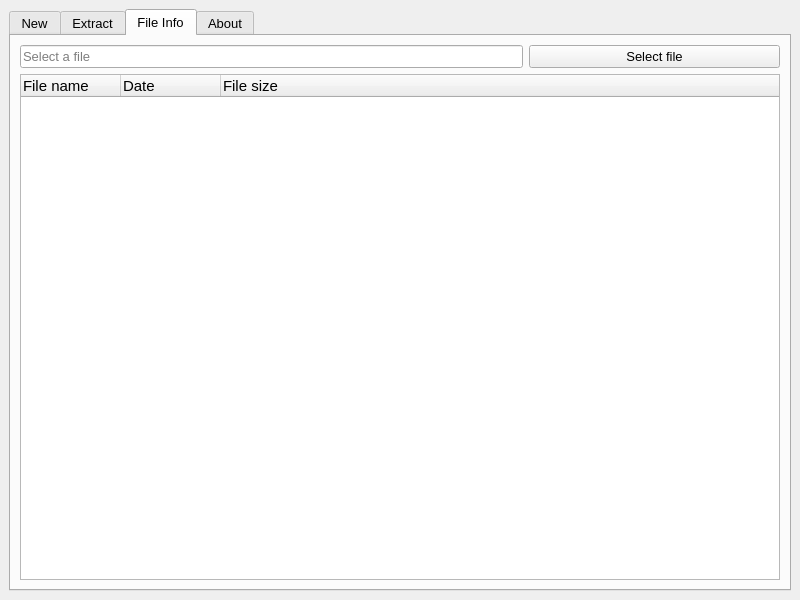
<?xml version="1.0" encoding="UTF-8"?>
<ui version="4.0">
 <class>MainWindow</class>
 <widget class="QMainWindow" name="MainWindow">
  <property name="geometry">
   <rect>
    <x>0</x>
    <y>0</y>
    <width>800</width>
    <height>600</height>
   </rect>
  </property>
  <property name="windowTitle">
   <string>PyZip</string>
  </property>
  <property name="windowIcon">
   <iconset>
    <normaloff>images/icons8-zip-64.png</normaloff>images/icons8-zip-64.png</iconset>
  </property>
  <widget class="QWidget" name="centralwidget">
   <layout class="QGridLayout" name="gridLayout">
    <item row="0" column="0">
     <widget class="QTabWidget" name="tabWidget">
      <property name="font">
       <font>
        <pointsize>10</pointsize>
       </font>
      </property>
      <property name="tabShape">
       <enum>QTabWidget::Rounded</enum>
      </property>
      <property name="currentIndex">
       <number>2</number>
      </property>
      <property name="iconSize">
       <size>
        <width>24</width>
        <height>24</height>
       </size>
      </property>
      <widget class="QWidget" name="NewTab">
       <attribute name="icon">
        <iconset>
         <normalon>images/icons8-add-file-64.png</normalon>
        </iconset>
       </attribute>
       <attribute name="title">
        <string>New</string>
       </attribute>
       <attribute name="toolTip">
        <string>Create new zip</string>
       </attribute>
       <layout class="QGridLayout" name="gridLayout_2">
        <item row="0" column="0">
         <widget class="QTreeWidget" name="NewList">
          <property name="font">
           <font>
            <pointsize>11</pointsize>
           </font>
          </property>
          <column>
           <property name="text">
            <string>File name</string>
           </property>
          </column>
          <column>
           <property name="text">
            <string>Date</string>
           </property>
          </column>
          <column>
           <property name="text">
            <string>File size</string>
           </property>
          </column>
         </widget>
        </item>
        <item row="1" column="0">
         <layout class="QHBoxLayout" name="horizontalLayout">
          <item>
           <widget class="QLineEdit" name="DestinationInput">
            <property name="font">
             <font>
              <pointsize>11</pointsize>
             </font>
            </property>
            <property name="placeholderText">
             <string>Enter the desitnation</string>
            </property>
           </widget>
          </item>
          <item>
           <widget class="QPushButton" name="NewSelectDestBtn">
            <property name="font">
             <font>
              <pointsize>8</pointsize>
             </font>
            </property>
            <property name="text">
             <string>Select Folder</string>
            </property>
           </widget>
          </item>
         </layout>
        </item>
        <item row="2" column="0">
         <widget class="QSplitter" name="splitter">
          <property name="orientation">
           <enum>Qt::Horizontal</enum>
          </property>
          <widget class="QPushButton" name="AddFileBtn">
           <property name="font">
            <font>
             <pointsize>10</pointsize>
            </font>
           </property>
           <property name="text">
            <string>Add file</string>
           </property>
           <property name="icon">
            <iconset>
             <normaloff>images/icons8-plus-24.png</normaloff>images/icons8-plus-24.png</iconset>
           </property>
          </widget>
          <widget class="QPushButton" name="RemoveFileBtn">
           <property name="font">
            <font>
             <pointsize>10</pointsize>
            </font>
           </property>
           <property name="text">
            <string>Remove file</string>
           </property>
           <property name="icon">
            <iconset>
             <normaloff>images/icons8-erase-64.png</normaloff>images/icons8-erase-64.png</iconset>
           </property>
           <property name="iconSize">
            <size>
             <width>24</width>
             <height>24</height>
            </size>
           </property>
          </widget>
          <widget class="QPushButton" name="ClearListBtn">
           <property name="font">
            <font>
             <pointsize>10</pointsize>
            </font>
           </property>
           <property name="text">
            <string>Clear list</string>
           </property>
           <property name="icon">
            <iconset>
             <normaloff>images/icons8-refresh-16.png</normaloff>images/icons8-refresh-16.png</iconset>
           </property>
           <property name="iconSize">
            <size>
             <width>24</width>
             <height>24</height>
            </size>
           </property>
          </widget>
          <widget class="QPushButton" name="CreateZipBtn">
           <property name="font">
            <font>
             <pointsize>10</pointsize>
            </font>
           </property>
           <property name="text">
            <string>Create zip</string>
           </property>
           <property name="icon">
            <iconset>
             <normaloff>images/icons8-add-file-64.png</normaloff>images/icons8-add-file-64.png</iconset>
           </property>
           <property name="iconSize">
            <size>
             <width>24</width>
             <height>24</height>
            </size>
           </property>
          </widget>
         </widget>
        </item>
       </layout>
      </widget>
      <widget class="QWidget" name="ExtractTab">
       <attribute name="icon">
        <iconset>
         <normaloff>images/icons8-zip-48.png</normaloff>images/icons8-zip-48.png</iconset>
       </attribute>
       <attribute name="title">
        <string>Extract</string>
       </attribute>
       <attribute name="toolTip">
        <string>Extract zip file</string>
       </attribute>
       <layout class="QGridLayout" name="gridLayout_3">
        <item row="1" column="0" colspan="4">
         <widget class="QTreeWidget" name="ExtractList">
          <property name="font">
           <font>
            <pointsize>11</pointsize>
           </font>
          </property>
          <column>
           <property name="text">
            <string>File name</string>
           </property>
          </column>
          <column>
           <property name="text">
            <string>Date</string>
           </property>
          </column>
          <column>
           <property name="text">
            <string>File size</string>
           </property>
          </column>
         </widget>
        </item>
        <item row="2" column="0" colspan="4">
         <layout class="QHBoxLayout" name="horizontalLayout_2">
          <item>
           <widget class="QLineEdit" name="ExtractDestInput">
            <property name="font">
             <font>
              <pointsize>11</pointsize>
             </font>
            </property>
            <property name="placeholderText">
             <string>Choose the destination folder</string>
            </property>
           </widget>
          </item>
          <item>
           <widget class="QPushButton" name="ExtractDestBtn">
            <property name="font">
             <font>
              <pointsize>8</pointsize>
             </font>
            </property>
            <property name="text">
             <string>Select folder</string>
            </property>
           </widget>
          </item>
         </layout>
        </item>
        <item row="0" column="0" colspan="3">
         <widget class="QLineEdit" name="ExtractFileInput">
          <property name="sizePolicy">
           <sizepolicy hsizetype="Expanding" vsizetype="Minimum">
            <horstretch>0</horstretch>
            <verstretch>0</verstretch>
           </sizepolicy>
          </property>
          <property name="placeholderText">
           <string>Select a file</string>
          </property>
         </widget>
        </item>
        <item row="0" column="3">
         <widget class="QPushButton" name="ExtractSelectBtn">
          <property name="toolTip">
           <string>Select a file</string>
          </property>
          <property name="text">
           <string>Select file</string>
          </property>
          <property name="icon">
           <iconset>
            <normaloff>images/icons8-file-64.png</normaloff>images/icons8-file-64.png</iconset>
          </property>
          <property name="iconSize">
           <size>
            <width>24</width>
            <height>24</height>
           </size>
          </property>
         </widget>
        </item>
        <item row="3" column="0">
         <spacer name="horizontalSpacer">
          <property name="orientation">
           <enum>Qt::Horizontal</enum>
          </property>
          <property name="sizeHint" stdset="0">
           <size>
            <width>244</width>
            <height>20</height>
           </size>
          </property>
         </spacer>
        </item>
        <item row="3" column="1">
         <widget class="QPushButton" name="ExtractBtn">
          <property name="sizePolicy">
           <sizepolicy hsizetype="MinimumExpanding" vsizetype="Fixed">
            <horstretch>0</horstretch>
            <verstretch>0</verstretch>
           </sizepolicy>
          </property>
          <property name="toolTip">
           <string>Select a file</string>
          </property>
          <property name="text">
           <string>Extract</string>
          </property>
          <property name="icon">
           <iconset>
            <normaloff>images/icons8-zip-48.png</normaloff>images/icons8-zip-48.png</iconset>
          </property>
          <property name="iconSize">
           <size>
            <width>24</width>
            <height>24</height>
           </size>
          </property>
         </widget>
        </item>
        <item row="3" column="3">
         <spacer name="horizontalSpacer_2">
          <property name="orientation">
           <enum>Qt::Horizontal</enum>
          </property>
          <property name="sizeHint" stdset="0">
           <size>
            <width>244</width>
            <height>29</height>
           </size>
          </property>
         </spacer>
        </item>
       </layout>
      </widget>
      <widget class="QWidget" name="InfoTab">
       <attribute name="icon">
        <iconset>
         <normaloff>images/about.png</normaloff>images/about.png</iconset>
       </attribute>
       <attribute name="title">
        <string>File Info</string>
       </attribute>
       <attribute name="toolTip">
        <string>Get zip file information</string>
       </attribute>
       <layout class="QGridLayout" name="gridLayout_5">
        <item row="0" column="0" colspan="2">
         <widget class="QLineEdit" name="FileInfoInput">
          <property name="sizePolicy">
           <sizepolicy hsizetype="Expanding" vsizetype="Minimum">
            <horstretch>0</horstretch>
            <verstretch>0</verstretch>
           </sizepolicy>
          </property>
          <property name="placeholderText">
           <string>Select a file</string>
          </property>
         </widget>
        </item>
        <item row="1" column="0" colspan="3">
         <widget class="QTreeWidget" name="FileInfoList">
          <property name="font">
           <font>
            <pointsize>11</pointsize>
           </font>
          </property>
          <column>
           <property name="text">
            <string>File name</string>
           </property>
          </column>
          <column>
           <property name="text">
            <string>Date</string>
           </property>
          </column>
          <column>
           <property name="text">
            <string>File size</string>
           </property>
          </column>
         </widget>
        </item>
        <item row="0" column="2">
         <widget class="QPushButton" name="FileSelectBtn">
          <property name="toolTip">
           <string>Select a file</string>
          </property>
          <property name="text">
           <string>Select file</string>
          </property>
          <property name="icon">
           <iconset>
            <normaloff>images/icons8-file-64.png</normaloff>images/icons8-file-64.png</iconset>
          </property>
          <property name="iconSize">
           <size>
            <width>24</width>
            <height>24</height>
           </size>
          </property>
         </widget>
        </item>
       </layout>
      </widget>
      <widget class="QWidget" name="AboutTab">
       <attribute name="icon">
        <iconset>
         <normaloff>images/icons8-zip-64.png</normaloff>images/icons8-zip-64.png</iconset>
       </attribute>
       <attribute name="title">
        <string>About</string>
       </attribute>
       <attribute name="toolTip">
        <string>About us</string>
       </attribute>
       <layout class="QVBoxLayout" name="verticalLayout">
        <item>
         <widget class="QLabel" name="label">
          <property name="font">
           <font>
            <pointsize>48</pointsize>
           </font>
          </property>
          <property name="text">
           <string>PyZip v1.0</string>
          </property>
          <property name="alignment">
           <set>Qt::AlignBottom|Qt::AlignHCenter</set>
          </property>
         </widget>
        </item>
        <item>
         <widget class="QLabel" name="label_2">
          <property name="font">
           <font>
            <pointsize>20</pointsize>
           </font>
          </property>
          <property name="text">
           <string>&lt;html&gt;&lt;head/&gt;&lt;body&gt;&lt;p&gt;Created by Joseph Benoy&lt;/p&gt;&lt;p&gt;&lt;a href=&quot;https://github.com/joseph-benoy&quot;&gt;&lt;span style=&quot; text-decoration: underline; color:#0000ff;&quot;&gt;Follow me on Github&lt;/span&gt;&lt;/a&gt;&lt;/p&gt;&lt;/body&gt;&lt;/html&gt;</string>
          </property>
          <property name="alignment">
           <set>Qt::AlignHCenter|Qt::AlignTop</set>
          </property>
         </widget>
        </item>
       </layout>
      </widget>
     </widget>
    </item>
   </layout>
  </widget>
 </widget>
 <resources/>
 <connections/>
</ui>
